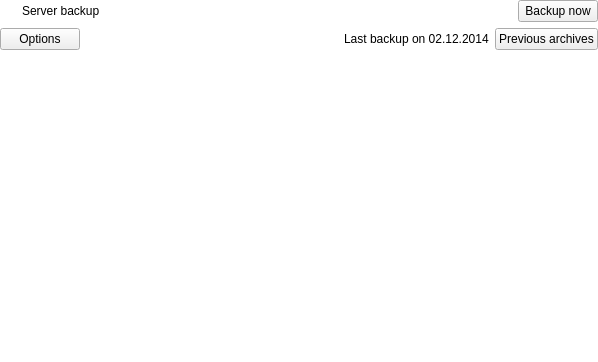
<?xml version="1.0" encoding="UTF-8"?>
<ui version="4.0">
 <class>JobWidget</class>
 <widget class="QWidget" name="JobWidget">
  <property name="geometry">
   <rect>
    <x>0</x>
    <y>0</y>
    <width>598</width>
    <height>362</height>
   </rect>
  </property>
  <property name="windowTitle">
   <string>Form</string>
  </property>
  <property name="styleSheet">
   <string notr="true">#JobWidget {
background: transparent;
}</string>
  </property>
  <layout class="QVBoxLayout" name="verticalLayout">
   <property name="leftMargin">
    <number>0</number>
   </property>
   <property name="topMargin">
    <number>0</number>
   </property>
   <property name="rightMargin">
    <number>0</number>
   </property>
   <property name="bottomMargin">
    <number>0</number>
   </property>
   <item>
    <widget class="QWidget" name="summaryWidget" native="true">
     <layout class="QHBoxLayout" name="horizontalLayout">
      <property name="spacing">
       <number>-1</number>
      </property>
      <property name="leftMargin">
       <number>0</number>
      </property>
      <property name="topMargin">
       <number>0</number>
      </property>
      <property name="rightMargin">
       <number>0</number>
      </property>
      <property name="bottomMargin">
       <number>0</number>
      </property>
      <item>
       <widget class="QLabel" name="iconLabel">
        <property name="minimumSize">
         <size>
          <width>16</width>
          <height>16</height>
         </size>
        </property>
        <property name="maximumSize">
         <size>
          <width>16</width>
          <height>16</height>
         </size>
        </property>
        <property name="text">
         <string/>
        </property>
        <property name="pixmap">
         <pixmap resource="resources.qrc">:/resources/tarsnap_icon.png</pixmap>
        </property>
        <property name="scaledContents">
         <bool>true</bool>
        </property>
       </widget>
      </item>
      <item>
       <widget class="QLabel" name="nameLabel">
        <property name="text">
         <string>Server backup</string>
        </property>
       </widget>
      </item>
      <item>
       <spacer name="horizontalSpacer">
        <property name="orientation">
         <enum>Qt::Horizontal</enum>
        </property>
        <property name="sizeHint" stdset="0">
         <size>
          <width>40</width>
          <height>20</height>
         </size>
        </property>
       </spacer>
      </item>
      <item>
       <widget class="QPushButton" name="backupButton">
        <property name="text">
         <string>Backup now</string>
        </property>
       </widget>
      </item>
     </layout>
    </widget>
   </item>
   <item>
    <widget class="QStackedWidget" name="stackedWidget">
     <property name="styleSheet">
      <string notr="true">#stackedWidget {
background: transparent;
}</string>
     </property>
     <property name="currentIndex">
      <number>0</number>
     </property>
     <widget class="QWidget" name="treeView">
      <property name="styleSheet">
       <string notr="true">#treeView {
background: transparent;
}</string>
      </property>
      <layout class="QVBoxLayout" name="verticalLayout_2">
       <property name="leftMargin">
        <number>0</number>
       </property>
       <property name="topMargin">
        <number>0</number>
       </property>
       <property name="rightMargin">
        <number>0</number>
       </property>
       <property name="bottomMargin">
        <number>0</number>
       </property>
       <item>
        <widget class="QWidget" name="treeViewHeaderWidget" native="true">
         <property name="sizePolicy">
          <sizepolicy hsizetype="Preferred" vsizetype="Maximum">
           <horstretch>0</horstretch>
           <verstretch>0</verstretch>
          </sizepolicy>
         </property>
         <property name="styleSheet">
          <string notr="true">#treeViewHeaderWidget {
background: transparent;
}</string>
         </property>
         <layout class="QHBoxLayout" name="horizontalLayout_2">
          <property name="spacing">
           <number>6</number>
          </property>
          <property name="leftMargin">
           <number>0</number>
          </property>
          <property name="topMargin">
           <number>0</number>
          </property>
          <property name="rightMargin">
           <number>0</number>
          </property>
          <property name="bottomMargin">
           <number>0</number>
          </property>
          <item>
           <widget class="QPushButton" name="optionsButton">
            <property name="text">
             <string>Options</string>
            </property>
           </widget>
          </item>
          <item>
           <spacer name="horizontalSpacer_2">
            <property name="orientation">
             <enum>Qt::Horizontal</enum>
            </property>
            <property name="sizeHint" stdset="0">
             <size>
              <width>40</width>
              <height>20</height>
             </size>
            </property>
           </spacer>
          </item>
          <item>
           <widget class="QLabel" name="infoLabel">
            <property name="styleSheet">
             <string notr="true"/>
            </property>
            <property name="text">
             <string>Last backup on 02.12.2014</string>
            </property>
           </widget>
          </item>
          <item>
           <widget class="QPushButton" name="browseButton">
            <property name="text">
             <string>Previous archives</string>
            </property>
           </widget>
          </item>
         </layout>
        </widget>
       </item>
       <item>
        <widget class="FilePicker" name="treeWidget" native="true">
         <property name="sizePolicy">
          <sizepolicy hsizetype="Preferred" vsizetype="Minimum">
           <horstretch>0</horstretch>
           <verstretch>0</verstretch>
          </sizepolicy>
         </property>
        </widget>
       </item>
      </layout>
     </widget>
     <widget class="QWidget" name="restoreView">
      <property name="styleSheet">
       <string notr="true">#restoreView {
background: transparent;
}</string>
      </property>
      <layout class="QVBoxLayout" name="verticalLayout_3">
       <property name="leftMargin">
        <number>0</number>
       </property>
       <property name="topMargin">
        <number>0</number>
       </property>
       <property name="rightMargin">
        <number>0</number>
       </property>
       <property name="bottomMargin">
        <number>0</number>
       </property>
       <item>
        <widget class="QWidget" name="restoreViewHeaderWidget" native="true">
         <property name="styleSheet">
          <string notr="true">#restoreViewHeaderWidget {
background: transparent;
}</string>
         </property>
         <layout class="QHBoxLayout" name="horizontalLayout_3">
          <property name="spacing">
           <number>6</number>
          </property>
          <property name="leftMargin">
           <number>0</number>
          </property>
          <property name="topMargin">
           <number>0</number>
          </property>
          <property name="rightMargin">
           <number>0</number>
          </property>
          <property name="bottomMargin">
           <number>0</number>
          </property>
          <item>
           <widget class="QPushButton" name="backButton">
            <property name="text">
             <string>Back</string>
            </property>
           </widget>
          </item>
          <item>
           <spacer name="horizontalSpacer_4">
            <property name="orientation">
             <enum>Qt::Horizontal</enum>
            </property>
            <property name="sizeHint" stdset="0">
             <size>
              <width>40</width>
              <height>20</height>
             </size>
            </property>
           </spacer>
          </item>
          <item>
           <widget class="QLabel" name="infoLabel_2">
            <property name="text">
             <string>Last backup was on 02.12.2014</string>
            </property>
           </widget>
          </item>
          <item>
           <widget class="QPushButton" name="restoreLatestArchiveButton">
            <property name="text">
             <string>Restore latest archive</string>
            </property>
           </widget>
          </item>
         </layout>
        </widget>
       </item>
       <item>
        <widget class="BrowseListWidget" name="restoreListWidget">
         <property name="styleSheet">
          <string notr="true">#restoreListWidget::item
{
min-height: 35px;
selection-background-color: rgba(179, 190, 255, 120);
}</string>
         </property>
         <property name="alternatingRowColors">
          <bool>true</bool>
         </property>
        </widget>
       </item>
      </layout>
     </widget>
    </widget>
   </item>
  </layout>
 </widget>
 <customwidgets>
  <customwidget>
   <class>BrowseListWidget</class>
   <extends>QListWidget</extends>
   <header>browselistwidget.h</header>
  </customwidget>
  <customwidget>
   <class>FilePicker</class>
   <extends>QWidget</extends>
   <header>filepicker.h</header>
   <container>1</container>
  </customwidget>
 </customwidgets>
 <resources>
  <include location="resources.qrc"/>
 </resources>
 <connections/>
</ui>
